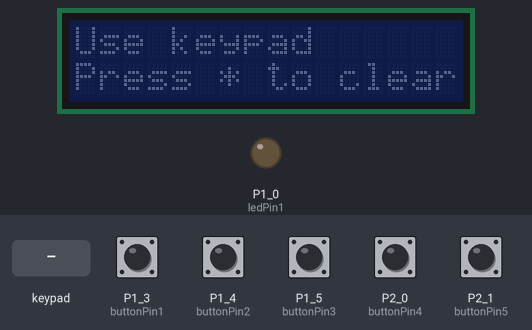
Bench run of a sketch on a simulated TI MSP430 LaunchPad. Parts: 16×2 character LCD, output pins drawn as LEDs (lit = HIGH). The inputs (shaded band) are chosen by the test bench; at power-on: P1_3 (buttonPin1), P1_4 (buttonPin2), P1_5 (buttonPin3), P2_0 (buttonPin4), P2_1 (buttonPin5) LOW. Pins used as bus, display or sensor lines are not drawn.

Above: at 6.8 s.
6.9 s: P1_4 (buttonPin2) pulled HIGH for 0.15 s
At 8.1 s:
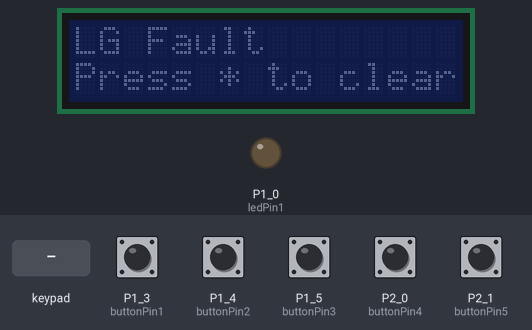
8.6 s: P1_5 (buttonPin3) pulled HIGH for 0.15 s
At 9.7 s:
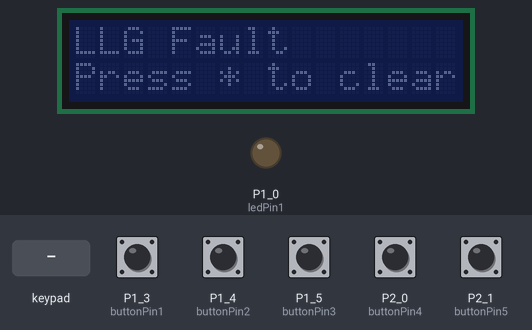
10.7 s: P2_0 (buttonPin4) pulled HIGH for 0.15 s
At 12.8 s:
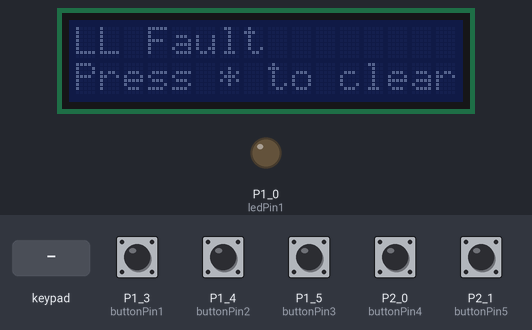
13.2 s: P2_1 (buttonPin5) pulled HIGH for 0.15 s
At 15.0 s:
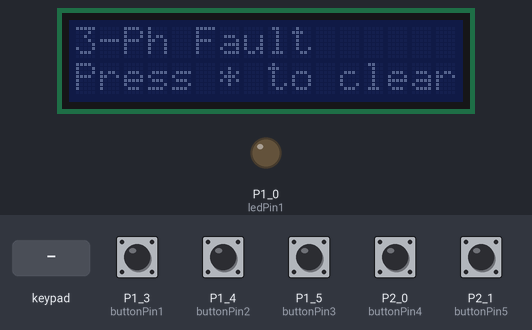
16.1 s: key '*' pressed
At 16.5 s:
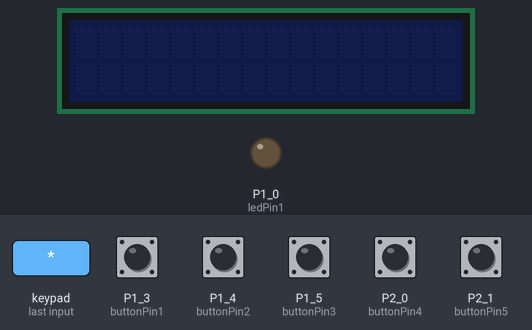
17.6 s: P1_4 (buttonPin2) pulled HIGH for 1 s
At 18.6 s:
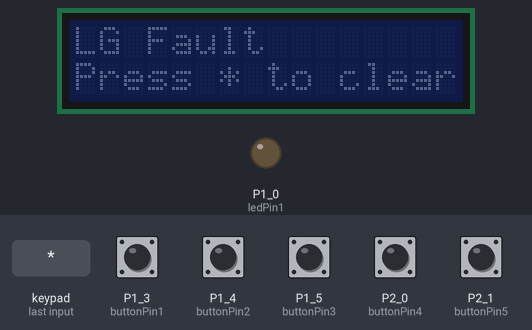
Timing chart, 0 to 20.6 s (numbered marks = the images above; inputs shaded):
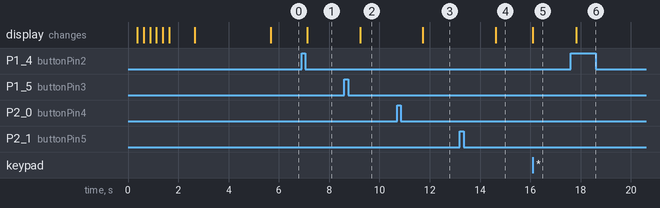

Measured:
- after the input at 6.9 s, the display: changes after 0.23 s (image 1)
- after the input at 8.6 s, the display: changes after 0.63 s (image 2)
- after the input at 10.7 s, the display: changes after 1.0 s (image 3)
- after the input at 13.2 s, the display: changes after 1.4 s (image 4)
- after the input at 16.1 s, the display: changes at once (image 5)
- after the input at 17.6 s, the display: changes after 0.23 s (image 6)

The sketch:

lcd_fault_display_test.ino
```cpp
#include <Keypad_I2C.h>
#include <Keypad.h>        // GDY120705
#include <Wire.h>
#include <LiquidCrystal_I2C.h>

LiquidCrystal_I2C lcd(0x38,16,2);  // set the LCD address to 0x20 for a 16 chars and 2 line display
const byte ROWS = 4;
const byte COLS = 4;
int flg;   //flag for fault_display
char keys[ROWS][COLS] = {
{'1','2','3','A'},
{'4','5','6','B'},
{'7','8','9','C'},
{'*','0','#','D'}
};

byte rowPins[ROWS] = {0,1,2,3};
byte colPins[COLS] = {4,5,6,7};

int i2caddress = 0x3F;

Keypad_I2C kpd = Keypad_I2C( makeKeymap(keys), rowPins, colPins, ROWS, COLS, i2caddress );
const int buttonPin1 = P1_3;     // the number of the fault input pin
const int buttonPin2 = P1_4;     // the number of the fault input pin
const int buttonPin3 = P1_5;    // the number of the fault input pin
const int buttonPin4 = P2_0;    // the number of the fault input pin
const int buttonPin5 = P2_1;    // the number of the fault input pin
// variables will change:
int buttonState1 = 0;         // variable for reading the pushbutton status
int buttonState2 = 0;         // variable for reading the pushbutton status
int buttonState3 = 0;         // variable for reading the pushbutton status
int buttonState4 = 0;         // variable for reading the pushbutton status
int buttonState5 = 0;         // variable for reading the pushbutton status
const int ledPin1 =  RED_LED;      // the number of the LED pin


void setup()
{
  pinMode(buttonPin1, INPUT);// initialize the relaypin pin as an input:
  pinMode(buttonPin2, INPUT);
  pinMode(buttonPin3, INPUT);
  pinMode(buttonPin4, INPUT);
  pinMode(buttonPin5, INPUT);
  pinMode(ledPin1, OUTPUT);  // initialize the LED pin as an output:
 lcd.init();
  Serial.begin(9600);  // Used to type in characters

  lcd.begin(16,2);   // initialize the lcd for 16 chars 2 lines, turn on backlight

// ------- Quick 3 blinks of backlight  -------------
  for(int i = 0; i< 3; i++)
  {
    lcd.backlight();
    delay(250);
    lcd.noBacklight();
    delay(250);
  }
  lcd.noBacklight(); // finish with backlight on

//-------- Write characters on the display ------------------
// NOTE: Cursor Position: (CHAR, LINE) start at 0
  lcd.setCursor(0,0); //Start at character 4 on line 0
  lcd.print("Hello!");
  delay(1000);
  lcd.setCursor(0,1);
  lcd.print("Welcome to AFDS "); //Automatic fault detection system
  delay(3000);

// Wait and then tell user they can start the Serial Monitor and type in characters to
// Display. (Set Serial Monitor option to "No Line Ending")
  lcd.clear();
  lcd.setCursor(0,0); //Start at character 0 on line 0
  lcd.print("Use keypad");
  lcd.setCursor(0,1);
  lcd.print("Press * to clear");
 kpd.begin();
}

void loop()
{
  buttonState1 = digitalRead(buttonPin1);
buttonState2 = digitalRead(buttonPin2);
buttonState3 = digitalRead(buttonPin3);
buttonState4 = digitalRead(buttonPin4);
buttonState5 = digitalRead(buttonPin5);
char key = kpd.getKey();

  if (key == '*')
  {
  lcd.clear();
  }
   if (buttonState2 == HIGH)
  {  digitalWrite(ledPin1, HIGH);
     delay(200);
     digitalWrite(ledPin1, LOW);
      lcd.clear();
     lcd.print("LG Fault");
     lcd.setCursor(0,1);
  lcd.print("Press * to clear");
     }
else if (buttonState3 == HIGH)
  {  digitalWrite(ledPin1, HIGH);
     delay(200);
     digitalWrite(ledPin1, LOW);
     delay(200);
     digitalWrite(ledPin1, HIGH);
     delay(200);
     digitalWrite(ledPin1, LOW);
      lcd.clear();
     lcd.print("LLG Fault");
     lcd.setCursor(0,1);
  lcd.print("Press * to clear");
  }

  else if (buttonState4 == HIGH)
  {  digitalWrite(ledPin1, HIGH);
     delay(200);
     digitalWrite(ledPin1, LOW);
     delay(200);
     digitalWrite(ledPin1, HIGH);
     delay(200);
     digitalWrite(ledPin1, LOW);
      delay(200);
     digitalWrite(ledPin1, HIGH);
     delay(200);
     digitalWrite(ledPin1, LOW);
      lcd.clear();
     lcd.print("LL Fault");
     lcd.setCursor(0,1);
  lcd.print("Press * to clear");
  }
  else if (buttonState5 == HIGH)
  {  digitalWrite(ledPin1, HIGH);
     delay(200);
     digitalWrite(ledPin1, LOW);
     delay(200);
     digitalWrite(ledPin1, HIGH);
     delay(200);
     digitalWrite(ledPin1, LOW);
     delay(200);
     digitalWrite(ledPin1, HIGH);
     delay(200);
     digitalWrite(ledPin1, LOW);
     delay(200);
     digitalWrite(ledPin1, HIGH);
     delay(200);
     digitalWrite(ledPin1, LOW);
      lcd.clear();
    lcd.print("3-Ph Fault");
   lcd.setCursor(0,1);
  lcd.print("Press * to clear");
  }
  else if(buttonState1 == HIGH)
  { lcd.clear();
  lcd.print("NO Fault");
 delay(200);
 lcd.setCursor(0,1);
  lcd.print("Press * to clear");
   }
 }
```
